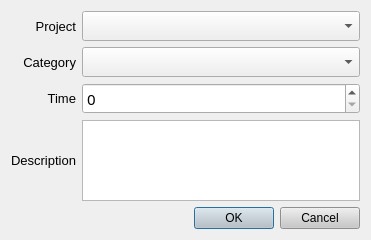
<?xml version="1.0" encoding="UTF-8"?>
<ui version="4.0">
 <class>ActivityDialog</class>
 <widget class="QDialog" name="ActivityDialog">
  <property name="geometry">
   <rect>
    <x>0</x>
    <y>0</y>
    <width>371</width>
    <height>240</height>
   </rect>
  </property>
  <property name="windowTitle">
   <string>Dialog</string>
  </property>
  <layout class="QGridLayout" name="gridLayout">
   <item row="0" column="1">
    <widget class="QComboBox" name="project_combox">
     <property name="font">
      <font>
       <family>Mongolian Baiti</family>
       <pointsize>11</pointsize>
      </font>
     </property>
     <property name="cursor">
      <cursorShape>PointingHandCursor</cursorShape>
     </property>
    </widget>
   </item>
   <item row="2" column="0">
    <widget class="QLabel" name="time_label">
     <property name="font">
      <font>
       <pointsize>10</pointsize>
      </font>
     </property>
     <property name="text">
      <string>Time</string>
     </property>
     <property name="alignment">
      <set>Qt::AlignRight|Qt::AlignTrailing|Qt::AlignVCenter</set>
     </property>
    </widget>
   </item>
   <item row="3" column="0">
    <widget class="QLabel" name="description_label">
     <property name="font">
      <font>
       <pointsize>10</pointsize>
      </font>
     </property>
     <property name="text">
      <string>Description</string>
     </property>
     <property name="alignment">
      <set>Qt::AlignRight|Qt::AlignTrailing|Qt::AlignVCenter</set>
     </property>
    </widget>
   </item>
   <item row="1" column="0">
    <widget class="QLabel" name="category_label">
     <property name="font">
      <font>
       <pointsize>10</pointsize>
      </font>
     </property>
     <property name="text">
      <string>Category</string>
     </property>
     <property name="alignment">
      <set>Qt::AlignRight|Qt::AlignTrailing|Qt::AlignVCenter</set>
     </property>
    </widget>
   </item>
   <item row="4" column="0" colspan="2">
    <widget class="QDialogButtonBox" name="buttonBox">
     <property name="font">
      <font>
       <family>Mongolian Baiti</family>
       <pointsize>11</pointsize>
      </font>
     </property>
     <property name="cursor">
      <cursorShape>PointingHandCursor</cursorShape>
     </property>
     <property name="styleSheet">
      <string notr="true">
background-color: rgb(200, 200, 200);</string>
     </property>
     <property name="orientation">
      <enum>Qt::Horizontal</enum>
     </property>
     <property name="standardButtons">
      <set>QDialogButtonBox::Cancel|QDialogButtonBox::Ok</set>
     </property>
    </widget>
   </item>
   <item row="3" column="1">
    <widget class="QPlainTextEdit" name="description_text">
     <property name="font">
      <font>
       <family>Mongolian Baiti</family>
       <pointsize>11</pointsize>
      </font>
     </property>
     <property name="cursor" stdset="0">
      <cursorShape>PointingHandCursor</cursorShape>
     </property>
     <property name="plainText">
      <string/>
     </property>
    </widget>
   </item>
   <item row="1" column="1">
    <widget class="QComboBox" name="category_combox">
     <property name="font">
      <font>
       <family>Mongolian Baiti</family>
       <pointsize>11</pointsize>
      </font>
     </property>
     <property name="cursor">
      <cursorShape>PointingHandCursor</cursorShape>
     </property>
     <item>
      <property name="text">
       <string/>
      </property>
     </item>
    </widget>
   </item>
   <item row="0" column="0">
    <widget class="QLabel" name="project_label">
     <property name="font">
      <font>
       <pointsize>10</pointsize>
      </font>
     </property>
     <property name="text">
      <string>Project</string>
     </property>
     <property name="alignment">
      <set>Qt::AlignRight|Qt::AlignTrailing|Qt::AlignVCenter</set>
     </property>
    </widget>
   </item>
   <item row="2" column="1">
    <widget class="QSpinBox" name="time_spinbox">
     <property name="font">
      <font>
       <family>Mongolian Baiti</family>
       <pointsize>11</pointsize>
      </font>
     </property>
     <property name="cursor">
      <cursorShape>PointingHandCursor</cursorShape>
     </property>
     <property name="minimum">
      <number>0</number>
     </property>
     <property name="maximum">
      <number>10000</number>
     </property>
    </widget>
   </item>
  </layout>
 </widget>
 <resources/>
 <connections>
  <connection>
   <sender>buttonBox</sender>
   <signal>accepted()</signal>
   <receiver>ActivityDialog</receiver>
   <slot>accept()</slot>
   <hints>
    <hint type="sourcelabel">
     <x>248</x>
     <y>254</y>
    </hint>
    <hint type="destinationlabel">
     <x>157</x>
     <y>274</y>
    </hint>
   </hints>
  </connection>
  <connection>
   <sender>buttonBox</sender>
   <signal>rejected()</signal>
   <receiver>ActivityDialog</receiver>
   <slot>reject()</slot>
   <hints>
    <hint type="sourcelabel">
     <x>316</x>
     <y>260</y>
    </hint>
    <hint type="destinationlabel">
     <x>286</x>
     <y>274</y>
    </hint>
   </hints>
  </connection>
 </connections>
</ui>
